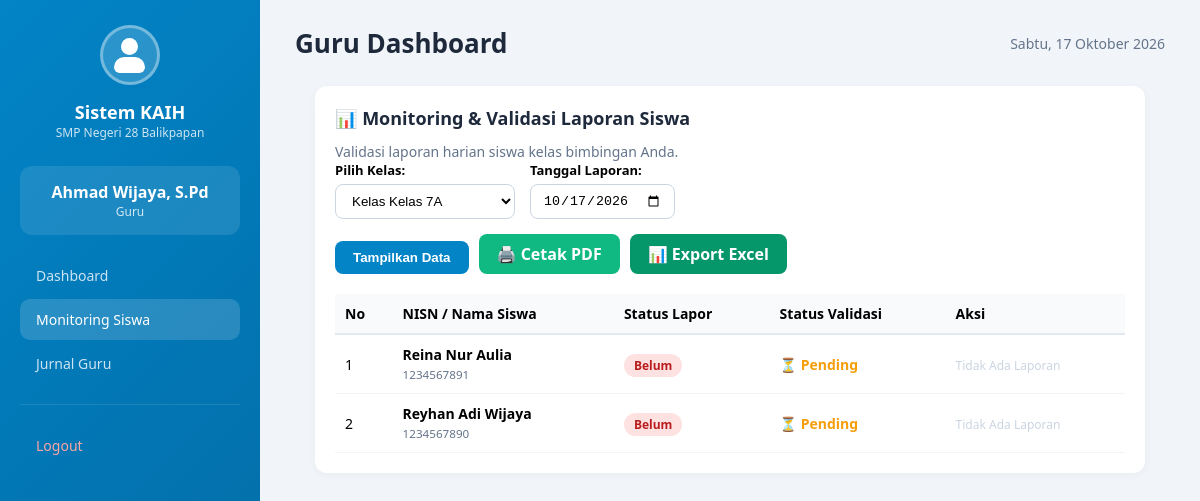
Screenshot of /aplikasi/guru/monitoring.php (signed in) with the database file from the repository.
### tables this page shows
CREATE TABLE `guru` (
  `id` bigint UNSIGNED NOT NULL,
  `nip` varchar(30) NOT NULL,
  `nama_guru` varchar(100) NOT NULL,
  `kelas` varchar(50) DEFAULT NULL,
  `jenis_kelamin` enum('L','P') DEFAULT NULL,
  `alamat` text,
  `no_hp` varchar(20) DEFAULT NULL,
  `jabatan` varchar(50) DEFAULT NULL,
  `created_at` timestamp NULL DEFAULT NULL,
  `updated_at` timestamp NULL DEFAULT NULL
);

CREATE TABLE `siswa` (
  `id` bigint UNSIGNED NOT NULL,
  `nisn` varchar(30) NOT NULL,
  `nama_siswa` varchar(100) NOT NULL,
  `kelas` varchar(50) DEFAULT NULL,
  `jenis_kelamin` enum('L','P') DEFAULT NULL,
  `wali_kelas_id` bigint UNSIGNED DEFAULT NULL,
  `created_at` timestamp NULL DEFAULT NULL,
  `updated_at` timestamp NULL DEFAULT NULL
);

### aplikasi/guru/monitoring.php (the view, shortened to what this page needs)
<?php
require_once '../includes/header-kaih.php';
$guru_id = $_SESSION['guru_id'] ?? $_SESSION['user_id'] ?? 0;
$kelas_guru_default = '';
if ($guru_id > 0) {
    $stmtG = $pdo->prepare("SELECT kelas FROM guru WHERE id = ? OR nip = (SELECT username FROM users WHERE id = ?)");
    $stmtG->execute([$guru_id, $guru_id]);
    $rowG = $stmtG->fetch(PDO::FETCH_ASSOC);
    if ($rowG) { $kelas_guru_default = $rowG['kelas'] ?? ''; }
}
$list_kelas = $pdo->query("SELECT nama_kelas FROM kaih_kelas ORDER BY nama_kelas ASC")->fetchAll(PDO::FETCH_COLUMN);
$selected_kelas = $_GET['kelas'] ?? $kelas_guru_default;
$selected_tanggal = $_GET['tanggal'] ?? date('Y-m-d');
$laporan_siswa = [];
if (!empty($selected_kelas)) {
    $sql = "SELECT s.id AS siswa_id, s.nisn, s.nama_siswa, s.kelas,
                   lh.id AS laporan_id, lh.tanggal, lh.bangun, lh.ibadah, lh.olahraga,
                   lh.sarapan, lh.membaca, lh.membantu, lh.menabung,
                   lh.orang_tua_validated_at, lh.guru_validated_at
            FROM siswa s
            LEFT JOIN laporan_harian lh ON lh.siswa_id = s.id AND lh.tanggal = :tanggal
            WHERE s.kelas = :kelas ORDER BY s.nama_siswa ASC";
    $stmt = $pdo->prepare($sql);
    $stmt->execute([':tanggal' => $selected_tanggal, ':kelas' => $selected_kelas]);
    $laporan_siswa = $stmt->fetchAll(PDO::FETCH_ASSOC);
}
?>
<div class="card" style="padding: 20px; background: white; border-radius: 12px; box-shadow: 0 2px 10px rgba(0,0,0,0.04); margin: 20px;">
    <h3>📊 Monitoring & Validasi Laporan Siswa</h3>
    <p style="color: #64748b; font-size: 14px;">Validasi laporan harian siswa kelas bimbingan Anda.</p>
    <form method="GET" action="" style="display: flex; gap: 15px; margin-bottom: 20px; align-items: flex-end; flex-wrap: wrap;">
        <div>
            <label style="font-weight: 600; display: block; margin-bottom: 5px; font-size: 13px;">Pilih Kelas:</label>
            <select name="kelas" style="padding: 8px 12px; border-radius: 8px; border: 1px solid #cbd5e1; width: 180px; background: white;">
                <?php foreach ($list_kelas as $k): ?>
                    <option value="<?= htmlspecialchars($k) ?>" <?= $selected_kelas === $k ? 'selected' : '' ?>>Kelas <?= htmlspecialchars($k) ?></option>
                <?php endforeach; ?>
            </select>
        </div>
        <div>
            <label style="font-weight: 600; display: block; margin-bottom: 5px; font-size: 13px;">Tanggal Laporan:</label>
            <input type="date" name="tanggal" value="<?= htmlspecialchars($selected_tanggal) ?>" style="padding: 8px 12px; border-radius: 8px; border: 1px solid #cbd5e1;">
        </div>
        <div style="display: flex; gap: 10px; align-items: flex-end;">
            <button type="submit" style="padding: 9px 18px; background: #0284c7; color: white; border: none; border-radius: 8px; cursor: pointer; font-weight: 600;">Tampilkan Data</button>
            <?php if (!empty($selected_kelas)): ?>
            <a href="cetak_laporan.php?kelas=<?= urlencode($selected_kelas) ?>&tanggal=<?= urlencode($selected_tanggal) ?>" target="_blank" style="padding: 9px 18px; background: #10b981; color: white; text-decoration: none; border-radius: 8px; font-weight: 600; display: inline-flex; align-items: center;">🖨️ Cetak PDF</a>
            <a href="export_to_excel.php?kelas=<?= urlencode($selected_kelas) ?>&tanggal=<?= urlencode($selected_tanggal) ?>" style="padding: 9px 18px; background: #059669; color: white; text-decoration: none; border-radius: 8px; font-weight: 600; display: inline-flex; align-items: center;">📊 Export Excel</a>
            <?php endif; ?>
        </div>
    </form>
    <div style="overflow-x: auto;">
        <table style="width: 100%; border-collapse: collapse; font-size: 14px;">
            <thead>
                <tr style="background: #f8fafc; text-align: left;">
                    <th style="padding: 10px; border-bottom: 2px solid #e2e8f0;">No</th>
                    <th style="padding: 10px; border-bottom: 2px solid #e2e8f0;">NISN / Nama Siswa</th>
                    <th style="padding: 10px; border-bottom: 2px solid #e2e8f0;">Status Lapor</th>
                    <th style="padding: 10px; border-bottom: 2px solid #e2e8f0;">Status Validasi</th>
                    <th style="padding: 10px; border-bottom: 2px solid #e2e8f0;">Aksi</th>
                </tr>
            </thead>
            <tbody>
                <?php if (empty($laporan_siswa)): ?>
                    <tr><td colspan="5" style="padding: 20px; text-align: center; color: #94a3b8;">Silakan pilih kelas terlebih dahulu atau tidak ada siswa di kelas tersebut.</td></tr>
                <?php else: ?>
                    <?php $no = 1; foreach ($laporan_siswa as $s):
                        $is_lapor = !empty($s['laporan_id']);
                        $is_validated = $is_lapor && (!empty($s['orang_tua_validated_at']) || !empty($s['guru_validated_at']));
                    ?>
                        <tr>
                            <td style="padding: 10px; border-bottom: 1px solid #f1f5f9;"><?= $no++ ?></td>
                            <td style="padding: 10px; border-bottom: 1px solid #f1f5f9;">
                                <b><?= htmlspecialchars($s['nama_siswa']) ?></b><br>
                                <small style="color: #64748b;"><?= htmlspecialchars($s['nisn']) ?></small>
                            </td>
                            <td style="padding: 10px; border-bottom: 1px solid #f1f5f9;">
                                <?php if ($is_lapor): ?>
                                    <span style="background: #dcfce7; color: #15803d; padding: 3px 10px; border-radius: 20px; font-size: 12px; font-weight: 700;">Sudah Lapor</span>
                                <?php else: ?>
                                    <span style="background: #fee2e2; color: #b91c1c; padding: 3px 10px; border-radius: 20px; font-size: 12px; font-weight: 700;">Belum</span>
                                <?php endif; ?>
                            </td>
                            <td style="padding: 10px; border-bottom: 1px solid #f1f5f9;">
                                <?= $is_validated ? '<span style="color:#16a34a; font-weight:bold;">✔️ Sudah Divalidasi</span>' : '<span style="color:#f59e0b; font-weight:bold;">⏳ Pending</span>' ?>
                            </td>
                            <td style="padding: 10px; border-bottom: 1px solid #f1f5f9;">
                                <?php if ($is_lapor): ?>
                                    <?php if ($is_validated): ?>
                                        <a href="?aksi=batal&id=<?= $s['laporan_id'] ?>&kelas=<?= urlencode($selected_kelas) ?>&tanggal=<?= urlencode($selected_tanggal) ?>"
                                           onclick="return confirm('Batalkan validasi ini? Laporan akan kembali berstatus Pending.');"
                                           style="padding: 6px 12px; background: #ef4444; color: white; text-decoration: none; border-radius: 6px; font-size: 12px; font-weight: 600; display: inline-block;">
                                            Batal Setuju
                                        </a>
                                    <?php else: ?>
                                        <a href="?aksi=setuju&id=<?= $s['laporan_id'] ?>&kelas=<?= urlencode($selected_kelas) ?>&tanggal=<?= urlencode($selected_tanggal) ?>"
                                           style="padding: 6px 12px; background: #0284c7; color: white; text-decoration: none; border-radius: 6px; font-size: 12px; font-weight: 600; display: inline-block;">
                                            Setujui
                                        </a>
                                    <?php endif; ?>
                                <?php else: ?>
                                    <span style="color: #cbd5e1; font-size: 12px;">Tidak Ada Laporan</span>
                                <?php endif; ?>
                            </td>
                        </tr>
                    <?php endforeach; ?>
                <?php endif; ?>
            </tbody>
        </table>
    </div>
</div>

### aplikasi/includes/header-kaih.php (style rules this page uses)
* { margin: 0; padding: 0; box-sizing: border-box; }
body { font-family: 'Segoe UI', Tahoma, Geneva, Verdana, sans-serif; background: #f1f5f9; min-height: 100vh; }
.card { background: white; padding: 22px; border-radius: 16px; box-shadow: 0 2px 10px rgba(0,0,0,0.05); margin-bottom: 20px; }
.card h3 { font-size: 18px; color: #1e293b; margin-bottom: 12px; }

### rows the page displays
guru: kelas "Kelas Kelas 7A"
siswa: nama_siswa "Reina Nur Aulia", nisn "1234567891"
siswa: nama_siswa "Reyhan Adi Wijaya", nisn "1234567890"

### other values shown
$nama "Ahmad Wijaya, S.Pd"
$sidebarLabel "Guru"
$role "Guru"
tanggalIndo() "Sabtu, 17 Oktober 2026"
